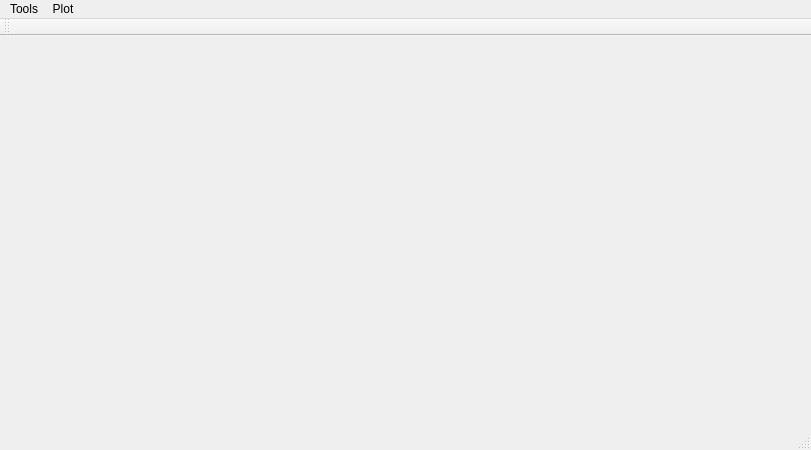
<?xml version="1.0" encoding="UTF-8"?>
<ui version="4.0">
 <class>MainWindow</class>
 <widget class="QMainWindow" name="MainWindow">
  <property name="geometry">
   <rect>
    <x>0</x>
    <y>0</y>
    <width>811</width>
    <height>450</height>
   </rect>
  </property>
  <property name="windowTitle">
   <string>MainWindow</string>
  </property>
  <widget class="QWidget" name="centralWidget"/>
  <widget class="QMenuBar" name="menuBar">
   <property name="geometry">
    <rect>
     <x>0</x>
     <y>0</y>
     <width>811</width>
     <height>21</height>
    </rect>
   </property>
   <widget class="QMenu" name="menuTools">
    <property name="title">
     <string>Tools</string>
    </property>
    <addaction name="actionConnect"/>
    <addaction name="actionDisconnect"/>
    <addaction name="actionConfigure"/>
    <addaction name="actionClear"/>
   </widget>
   <widget class="QMenu" name="menuPlot">
    <property name="title">
     <string>Plot</string>
    </property>
    <addaction name="actionDraw_Plot"/>
   </widget>
   <addaction name="menuTools"/>
   <addaction name="menuPlot"/>
  </widget>
  <widget class="QToolBar" name="mainToolBar">
   <attribute name="toolBarArea">
    <enum>TopToolBarArea</enum>
   </attribute>
   <attribute name="toolBarBreak">
    <bool>false</bool>
   </attribute>
  </widget>
  <widget class="QStatusBar" name="statusBar"/>
  <action name="actionConnect">
   <property name="text">
    <string>Connect</string>
   </property>
  </action>
  <action name="actionDisconnect">
   <property name="text">
    <string>Disconnect</string>
   </property>
  </action>
  <action name="actionConfigure">
   <property name="text">
    <string>Configure</string>
   </property>
  </action>
  <action name="actionClear">
   <property name="text">
    <string>Clear</string>
   </property>
  </action>
  <action name="actionDraw_Plot">
   <property name="text">
    <string>Draw Plot</string>
   </property>
  </action>
 </widget>
 <layoutdefault spacing="6" margin="11"/>
 <resources/>
 <connections/>
</ui>
